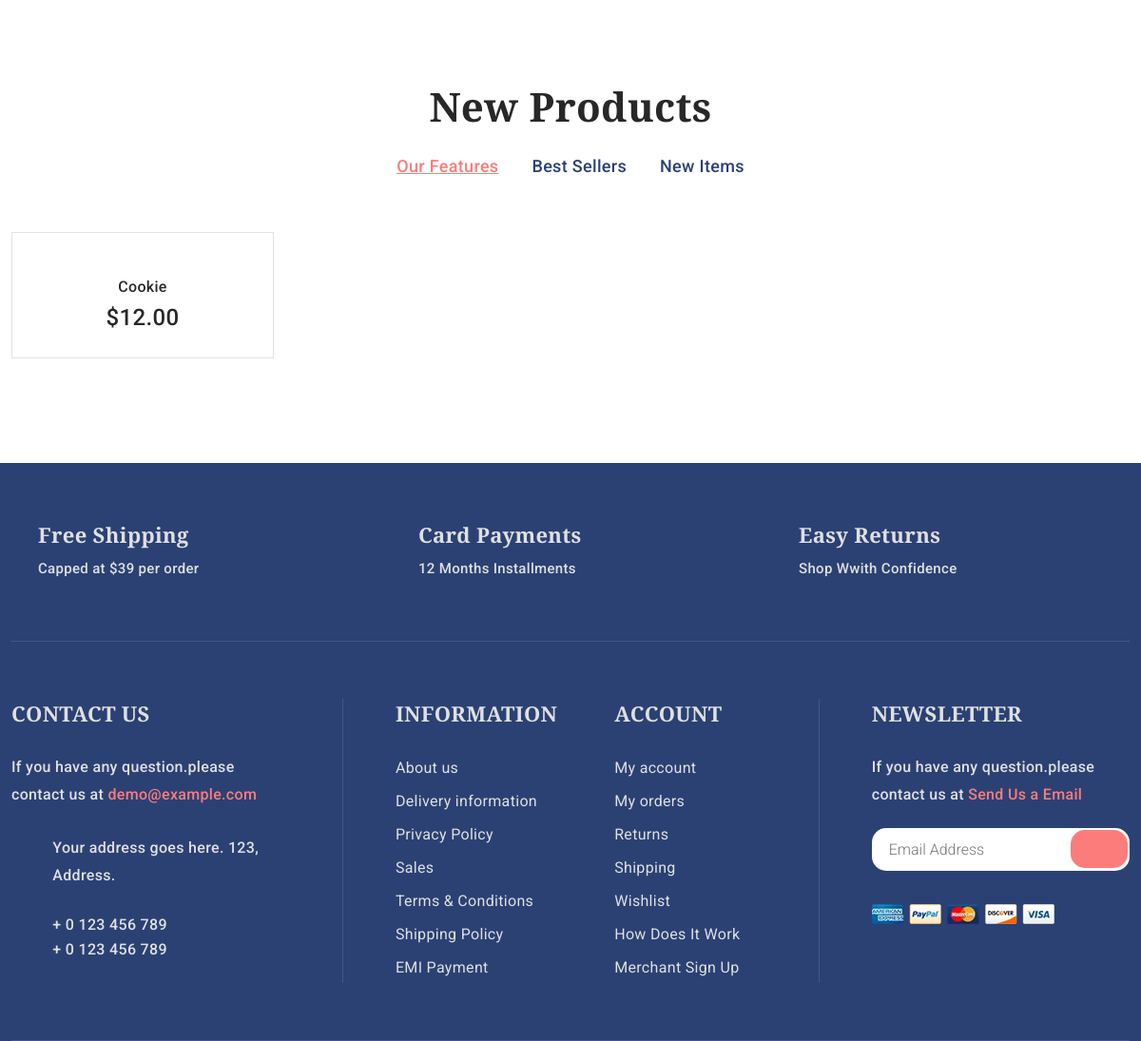
Before: / (lower part) with the older database file.
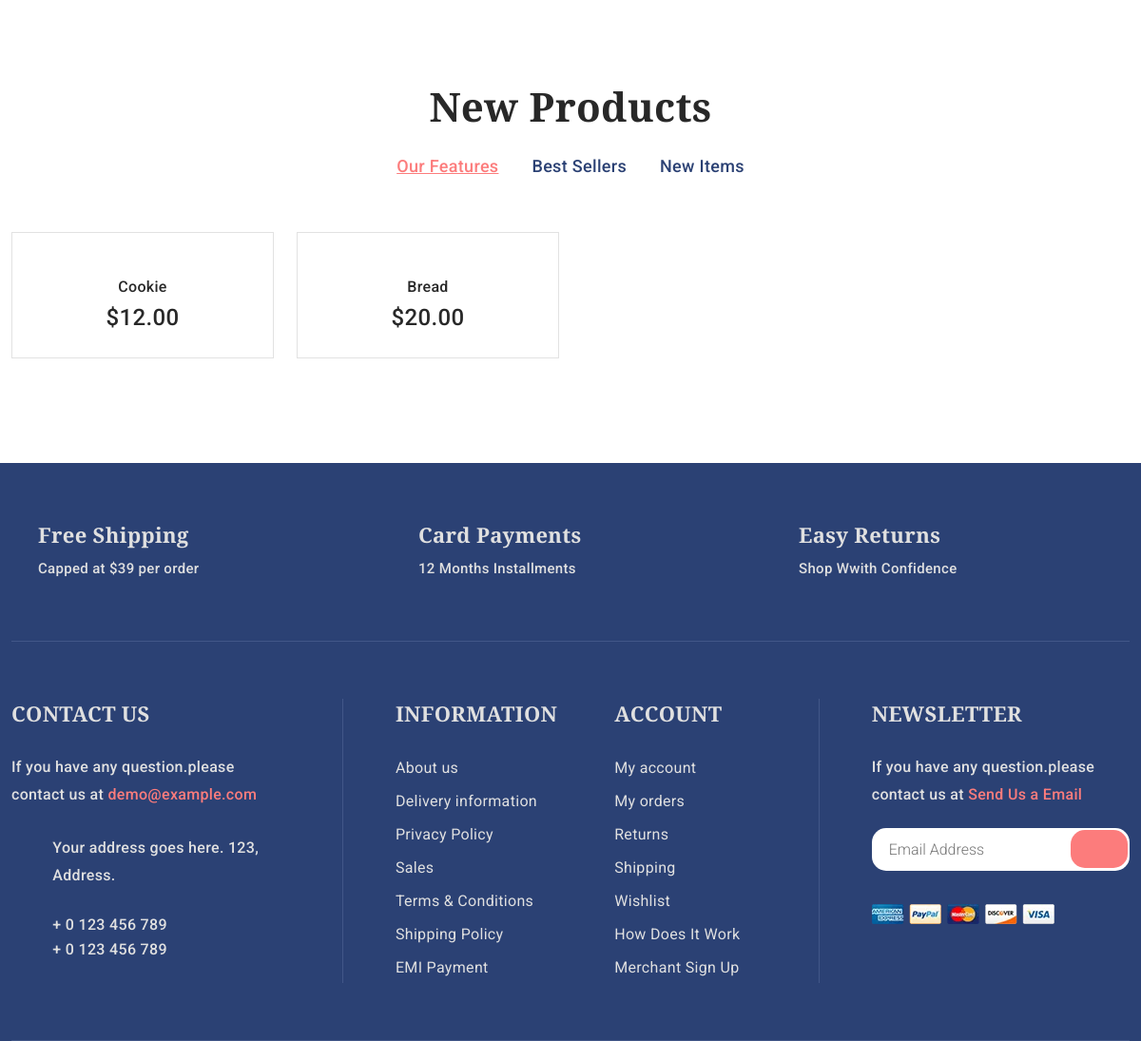
After: the same page with the newer database file.
### Home/models.py (models this page shows, shortened)
class Product(models.Model):
    name = models.CharField(max_length=200,null=True)
    price = models.FloatField()
    description = models.TextField(max_length=250,null=True)
    image = models.ImageField(null=True,blank=True,upload_to='images/')
    date = models.DateField(auto_created=True,auto_now_add=True)

### Home/views.py (the view)
# urls.py: path("",views.home_view,name="index"),
def home_view(request):
    product = Product.objects.all()[:5]
    email = None
    if request.user.is_authenticated:
       email = request.user.email
    context = {'products':product,
              'email': email}
    return render(request,"index.html",context = context)

### templates/index.html (shortened to what the changed rows need)
{% load static %}
<!doctype html>
<html class="no-js" lang="zxx">
<head>
    <link rel="stylesheet" href="{% static 'css/vendor/bootstrap.min.css' %}">
    <link rel="stylesheet" href="{% static 'css/slick.css' %}">
    <link rel="stylesheet" href="{% static 'css/owl.carousel.min.css' %}">
    <link rel="stylesheet" href="{% static 'css/ionicons.min.css' %}">
    <link rel="stylesheet" href="{% static 'css/pe-icon-7-stroke.css' %}">
    <link rel="stylesheet" href="{% static 'css/animate.css' %}">
    <link rel="stylesheet" href="{% static 'css/nice-select.css' %}">
    <link rel="stylesheet" href="{% static 'css/magnific-popup.css' %}">
    <link rel="stylesheet" href="{% static 'css/jquery-ui.min.css' %}">
    <link rel="stylesheet" href="{% static 'css/style.css' %}">
</head>
<body>
    <div class="product_section mb-80 wow fadeInUp" data-wow-delay="0.1s" data-wow-duration="1.1s">
        <div class="container">
            <div class="product_header">
                <div class="section_title text-center">
                    <h2>New Products</h2>
                </div>
            </div>
            <div class="tab-content product_container">
                <div class="tab-pane fade show active" id="features" role="tabpanel">
                    <div class="product_gallery">
                        <div class="row">
                            {% for product in products %}
                            <div class="col-lg-3 col-md-4 col-sm-6">
                                <article class="single_product">
                                    <figure>
                                        <div class="product_thumb">
                                        </div>
                                        <figcaption class="product_content text-center">
                                            <h4><a href="single-product.html">{{product.name}}</a></h4>
                                            <div class="price_box">
                                                <span class="current_price">${{product.price|floatformat:2}}</span>
                                            </div>
                                        </figcaption>
                                    </figure>
                                </article>
                            </div>
                            {% endfor %}
                        </div>
                    </div>
                </div>
            </div>
        </div>
    </div>
</body>
</html>

Changed rows visible on the page:
added Product: name "Bread", price "20.00"
